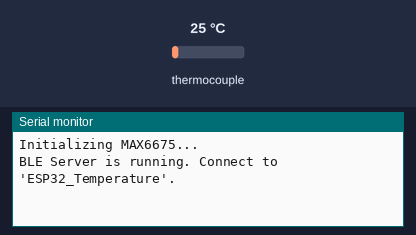
Simulated run of this sketch. Board: ESP32. Shown: the last lines printed to the serial monitor. The inputs (shaded band) are chosen by the test bench; at power-on: thermocouple 25 °C. Nothing arrives over Bluetooth unless stated; a phone connects over Bluetooth LE 3 s after start.

Above: at 1.7 s.
1.8 s: thermocouple set to 6 °C
At 4.3 s:
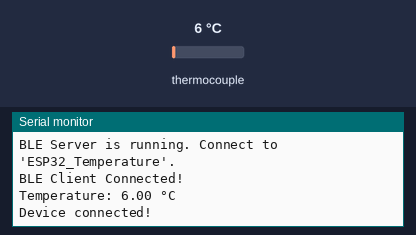
5.0 s: thermocouple set to 75 °C
At 6.3 s:
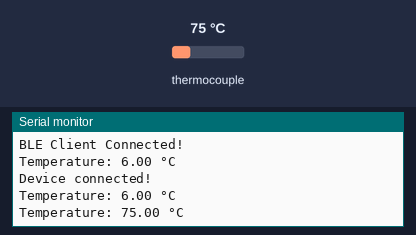

The sketch:

BluetoothServer.ino
```cpp
#include <BLEDevice.h>
#include <BLEUtils.h>
#include <BLEServer.h>
#include <BLE2902.h>
#include <SPI.h>
#include "max6675.h" // MAX6675 驅動庫

// BLE UUID
#define SERVICE_UUID        "4fafc201-1fb5-459e-8fcc-c5c9c331914b"
#define CHARACTERISTIC_UUID "beb5483e-36e1-4688-b7f5-ea07361b26a8"

// MAX6675 引腳設定
int thermoDO = 27; // MISO (Data Out)
int thermoCS = 14; // CS (Chip Select)
int thermoCLK = 12; // SCK (Clock)
MAX6675 thermocouple(thermoCLK, thermoCS, thermoDO);

BLECharacteristic *pCharacteristic;
BLEServer *pServer;
BLEAdvertising *pAdvertising;

bool deviceConnected = false;
bool oldDeviceConnected = false;

// BLE 伺服器回調函數
class MyServerCallbacks : public BLEServerCallbacks {
    void onConnect(BLEServer* pServer) override {
        Serial.println("BLE Client Connected!");
        deviceConnected = true;
    }

    void onDisconnect(BLEServer* pServer) override {
        Serial.println("BLE Client Disconnected!");
        deviceConnected = false;
        pAdvertising->start();  // BLE 斷開後自動廣播
    }
};

void setup() {
    Serial.begin(115200);

    // 初始化 MAX6675
    Serial.println("Initializing MAX6675...");
    delay(500);

    // 初始化 BLE
    BLEDevice::init("ESP32_Temperature");
    pServer = BLEDevice::createServer();
    pServer->setCallbacks(new MyServerCallbacks()); // 設置回調

    BLEService *pService = pServer->createService(SERVICE_UUID);

    pCharacteristic = pService->createCharacteristic(
        CHARACTERISTIC_UUID,
        BLECharacteristic::PROPERTY_NOTIFY  |
        BLECharacteristic::PROPERTY_INDICATE |
        BLECharacteristic::PROPERTY_READ |
        BLECharacteristic::PROPERTY_WRITE
    );

    // 設置 Notify 屬性 (重要)
    pCharacteristic->addDescriptor(new BLE2902());

    // 啟動服務
    pService->start();

    // 設置 BLE 廣播
    pAdvertising = pServer->getAdvertising();
    pAdvertising->addServiceUUID(SERVICE_UUID);
    pAdvertising->setScanResponse(true);
    pAdvertising->setMinPreferred(0x06);  // 設定低功耗模式
    pAdvertising->setMinPreferred(0x12);  // 確保相容 Android
    pAdvertising->start();

    Serial.println("BLE Server is running. Connect to 'ESP32_Temperature'.");
}

void loop() {
    if (deviceConnected) {  // 只有當設備已連線時才更新數據
        // 讀取溫度
        float temperature = thermocouple.readCelsius();

        // 打印到序列監視器
        Serial.print("Temperature: ");
        Serial.print(temperature);
        Serial.println(" °C");

        // 更新 BLE 特性值
        char tempStr[10];
        snprintf(tempStr, sizeof(tempStr), "%.2f", temperature);
        pCharacteristic->setValue(tempStr);
        pCharacteristic->notify(); // 通知客戶端有新數據
    }

    // 監控連線狀態
    if (!deviceConnected && oldDeviceConnected) {
        delay(500);  // 等待設備完全斷開
        pServer->startAdvertising(); // 重新開始廣播
        Serial.println("Start advertising...");
        oldDeviceConnected = deviceConnected;
    }

    if (deviceConnected && !oldDeviceConnected) {
        Serial.println("Device connected!");
        oldDeviceConnected = deviceConnected;
    }

    delay(1000); // 每秒更新一次數據
}
```

test.ino
```cpp

```

Measured:
- after the input at 1.8 s, the serial monitor: prints a new line after 1.7 s (image 1)
- after the input at 5.0 s, the serial monitor: prints a new line after 0.50 s (image 2)
